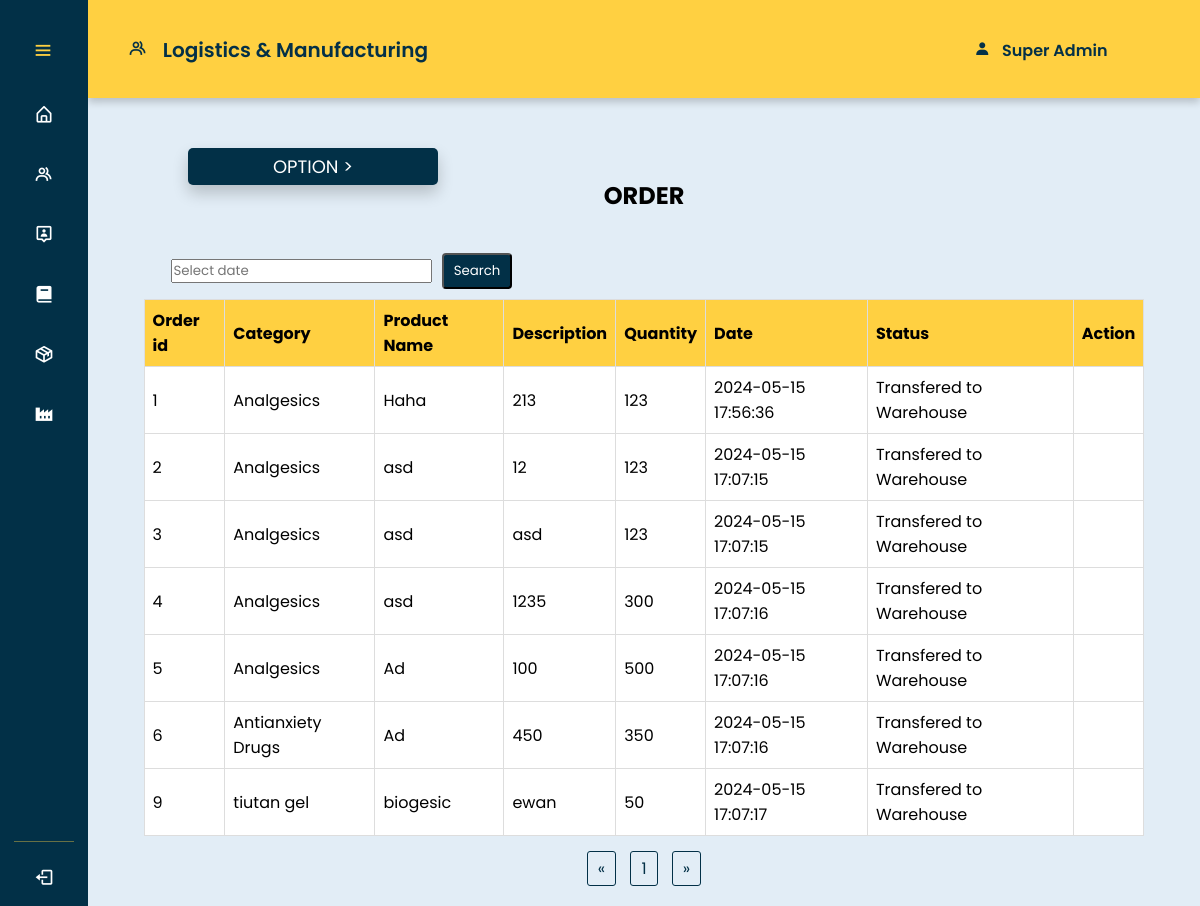
The page /sia/logistics_receive_order.php on the database its author committed.
### tables this page shows
CREATE TABLE `ordered_items` (
  `product_Id` int(11) NOT NULL,
  `category` varchar(75) NOT NULL,
  `product_name` varchar(75) NOT NULL,
  `description` varchar(75) NOT NULL,
  `quantity` varchar(75) NOT NULL,
  `date` timestamp NOT NULL DEFAULT current_timestamp() ON UPDATE current_timestamp(),
  `status` int(1) NOT NULL
);

### sia/logistics_receive_order.php (the view, shortened to what this page needs)
<?php
$pdo = connection();
$records_per_page = 10;
if (!isset($_GET['page']) || !is_numeric($_GET['page'])) {
    $page = 1;
} else {
    $page = intval($_GET['page']);
}
$limit_start = ($page - 1) * $records_per_page;
$search_date_created = isset($_POST['search_date_created']) ? $_POST['search_date_created'] : '';
if (!empty($search_date_created)) {
    $sql = "SELECT * FROM ordered_items WHERE DATE(date) = :search_date_created LIMIT :limit_start, :records_per_page";
    $stmt = $pdo->prepare($sql);
    $stmt->bindParam(':search_date_created', $search_date_created, PDO::PARAM_STR);
} else {
    $sql = "SELECT * FROM ordered_items LIMIT :limit_start, :records_per_page";
    $stmt = $pdo->prepare($sql);
}
$stmt->bindParam(':limit_start', $limit_start, PDO::PARAM_INT);
$stmt->bindParam(':records_per_page', $records_per_page, PDO::PARAM_INT);
$stmt->execute();
$dbs = $stmt->fetchAll(PDO::FETCH_ASSOC);
if (!empty($search_date_created)) {
    $stmt = $pdo->prepare("SELECT COUNT(*) as total_records FROM ordered_items WHERE DATE(date) = :search_date_created");
    $stmt->bindParam(':search_date_created', $search_date_created, PDO::PARAM_STR);
} else {
    $stmt = $pdo->prepare("SELECT COUNT(*) as total_records FROM ordered_items");
}
$stmt->execute();
$result = $stmt->fetch(PDO::FETCH_ASSOC);
$total_records = $result['total_records'];
$total_pages = ceil($total_records / $records_per_page);
?>
<!DOCTYPE html>
<html lang="en">
<head>
    <link rel="stylesheet" href="css/logistics.css">
    <link rel="stylesheet" href="css/style.css">
    <link href='https://unpkg.com/boxicons@2.1.4/css/boxicons.min.css' rel="stylesheet">
    <link rel="stylesheet" href="https://cdn.jsdelivr.net/npm/flatpickr/dist/flatpickr.min.css">
</head>
<body>
<nav class="sidebar close">
<header>
    <div class="image-text">
    </div>
    <i class='bx bx-menu toggle'></i>
</header>
<div class="menu-bar">
  <div class="menu">
            <li class="nav-link">
                <a href="/3GENpharma/BI/dashboard.php">
                <i class='bx bx-home-alt icon' ></i>
                </a>
            </li>
            <li class="nav-link">
                <a href="/3GENPHARMA/HR/employee.php">
                <i class='bx bx-group icon' ></i>
                </a>
            </li>
            <li class="nav-link">
                <a href="/3genpharma/crm/customer.php">
                <i class='bx bx-user-pin icon' ></i>
                </a>
            </li>
            <li class="nav-link">
                <a href="/3GENpharma/accounting/reports.php">
                <i class='bx bxs-book icon' ></i>
                </a>
            </li>
            <li class="nav-link">
                <a href="/3genpharma/inventory/inventory.php">
                <i class='bx bx-package icon' ></i>
                </a>
            </li>
            <div class="sidenav-menu">
            <li class="nav-link">
                <i class='bx bxs-factory icon'> </i>
            </li>
        </div>
  </div>
      <div class="bottom-content">
        <hr style="height:1px;opacity:40%;border-width:0;background-color:#FFD041;">
      <li class="nav-link">
      <a href="logout.php">
      <i class='bx bx-log-out icon' ></i>
      </a>
      </li>
      </div>
    </div>
</nav>
<section class="home">
    <div class="userheader">
        <h1> <i class='bx bx-group icon'>&nbsp</i> Logistics & Manufacturing </h1>
        <h2><i class='bx bxs-user usericon'>&nbsp</i> Super Admin </h2>
    </div>
    <div class="dropdown1">
        <span class="inventory"> OPTION ></span>
    </div>
    <div class="table-container1">
        <h1 class="header-container1"> ORDER </h1>
        <div class="add-container1">
            <form method="POST" action="<?php echo htmlspecialchars($_SERVER["PHP_SELF"]); ?>">
                <input type="text" id="search_date_created" name="search_date_created" placeholder="Select date">
                <button type="submit" name="search_button" class="add-button2">Search</button>
            </form>
        </div>
        <table class="table-materials">
            <thead>
                <tr>
                <th>Order id</th>
                    <th>Category</th>
                    <th>Product Name</th>
                    <th>Description</th>
                    <th>Quantity</th>
                    <th>Date</th>
                    <th>Status</th>
                    <th>Action</th>
                </tr>
            </thead>
            <tbody>
            <?php foreach ($dbs as $mRow){ ?>
                    <tr data-material-id="<?= $mRow['product_Id']; ?>">
                        <td><?= $mRow['product_Id'];?></td>
                        <td><?= $mRow['category'];?></td>
                        <td><?= $mRow['product_name'];?></td>
                        <td><?= $mRow['description'];?></td>
                        <td><?= $mRow['quantity'];?></td>
                        <td><?= $mRow['date'];?></td>
                        <td>
                            <?php
                            $status = $mRow['status'];
                            if ($status == '0') {
                                echo 'Pending';
                            } elseif ($status == '1') {
                                echo 'Manufacturing';
                            } elseif ($status == '2') {
                                echo 'Transfered to Warehouse';
                            }
                            ?>
                        </td>
                        <td>
                        </td>
                    </tr>
                    <?php }?>
</tbody>
        </table>
        <div class="pagination-container">
            <ul class="pagination">
                <li><a href="<?php echo htmlspecialchars($_SERVER["PHP_SELF"]); ?>?page=<?php echo ($page > 1) ? $page - 1 : 1; ?>">&laquo;</a></li>
                <?php for ($i = 1; $i <= $total_pages; $i++) : ?>
                    <li><a href="<?php echo htmlspecialchars($_SERVER["PHP_SELF"]); ?>?page=<?php echo $i; ?>"><?php echo $i; ?></a></li>
                <?php endfor; ?>
                <li><a href="<?php echo htmlspecialchars($_SERVER["PHP_SELF"]); ?>?page=<?php echo ($page < $total_pages) ? $page + 1 : $total_pages; ?>">&raquo;</a></li>
            </ul>
        </div>
        <br>
</section>
</body>
</html>

### sia/css/logistics.css (style rules this page uses)
* { padding: 0; margin: 0; box-sizing: border-box; font-family: 'Poppins', sans-serif; }
body { height: 100vh; background: #E2EDF6; }
.sidebar { position: fixed; top: 0; left: 0; height: 100%; width: 250px; padding: 10px 14px; background: #023047; z-index: 100; cursor: pointer; overflow-y:scroll; overflow-x: hidden; }
.sidebar.close { width: 88px; }
.sidebar .menu { margin-top: -45px; }
.sidebar li { height: 50px; margin-top: 10px; list-style: none; display: flex; align-items: center; }
.sidebar li .icon { display: flex; align-items: center; justify-content: center; min-width: 60px; font-size: 20px; }
.sidebar li .icon, .sidebar li .text { color: #fff; }
.sidebar header { position: relative; }
.sidebar header .image-text { display: flex; align-items: center; padding-top: 1rem; }
.sidebar header .toggle { position: absolute; color:#FFD041; top: 60%; left: 90%; font-size: 22px; line-height: 50px; transform: translateY(-50%); cursor: pointer; }
.sidebar li a { text-decoration: none; height: 100%; width: 100%; display: flex; align-items: center; border-radius: 6px; }
.sidebar .menu-bar { height: calc(100% - 60px); display: flex; flex-direction: column; justify-content: space-between; padding-top: 3rem; }
.sidebar.close .toggle { left: 30%; }
.sidenav-menu { width:auto; }
.home { position: relative; height: 100vh; left: 250px; width: calc(100% - 250px); }
.home .userheader { padding: 35px 40px; background-color: #FFD041; box-shadow: 0 4px 8px 0 rgba(0, 0, 0, 0.2); }
.home .userheader h1 { font-size: 20px; font-weight: 600; color: #043047; }
.home .userheader h2 { font-size: 16px; font-weight: 600; color: #043047; margin-left: 82%; margin-top: -27px; }
.sidebar.close ~ .home { left: 88px; width: calc(100% - 88px); }
.bottom-content { margin-top: 60px; }
.inventory { background-color: #023047; box-shadow: 0 8px 16px 0 rgba(0,0,0,0.2); padding: 5px 20px; border-radius: 5px; font-size: large; position: absolute; top: 50px; left: 100px; cursor: pointer; color: white; min-width: 250px; text-align: center; }
.dropdown1 { position: relative; display: list-item; display: inline; }

### sia/css/style.css (style rules this page uses)
* { padding: 0; margin: 0; box-sizing: border-box; font-family: 'Poppins', sans-serif; }
.table-container1 { margin-top: 80px; display: flex; justify-content: center; flex-direction: column; align-items: center; }
table { width: 100%; border-collapse: collapse; }
.table-materials { width: 90%; }
th, td { padding: 8px; border: 1px solid #ddd; text-align: left; }
th { background-color: #FFD041; }
tr { background-color: #ffffff; }
.add-container1 { margin: 10px; display: flex; justify-content: flex-start; align-items: center; width: 85%; }
.add-button2 { background-color: #023047; color: white; padding: 6px 10px; text-align: right; text-decoration: none; display: inline-block; border-radius: 4px; cursor: pointer; margin-left: 5px; }
a { text-decoration: none; color: #555; }
.header-container1 { margin-bottom: 30px; }
.pagination-container { margin-top: 20px; text-align: center; }
.pagination { display: inline-block; list-style-type: none; margin: 0; padding: 0; }
.pagination li { display: inline; margin: 0 5px; }
.pagination a { color: #023047; padding: 5px 10px; text-decoration: none; border: 1px solid #023047; border-radius: 3px; }

### rows shown on the page
ordered_items: product_Id "1", category "Analgesics", product_name "Haha", description "213", quantity "123", date "2024-05-15 17:56:36", status "Transfered to Warehouse"
ordered_items: product_Id "2", category "Analgesics", product_name "asd", description "12", quantity "123", date "2024-05-15 17:07:15", status "Transfered to Warehouse"
ordered_items: product_Id "3", category "Analgesics", product_name "asd", description "asd", quantity "123", date "2024-05-15 17:07:15", status "Transfered to Warehouse"
ordered_items: product_Id "4", category "Analgesics", product_name "asd", description "1235", quantity "300", date "2024-05-15 17:07:16", status "Transfered to Warehouse"
ordered_items: product_Id "5", category "Analgesics", product_name "Ad", description "100", quantity "500", date "2024-05-15 17:07:16", status "Transfered to Warehouse"
ordered_items: product_Id "6", category "Antianxiety Drugs", product_name "Ad", description "450", quantity "350", date "2024-05-15 17:07:16", status "Transfered to Warehouse"
ordered_items: product_Id "9", category "tiutan gel", product_name "biogesic", description "ewan", quantity "50", date "2024-05-15 17:07:17", status "Transfered to Warehouse"
